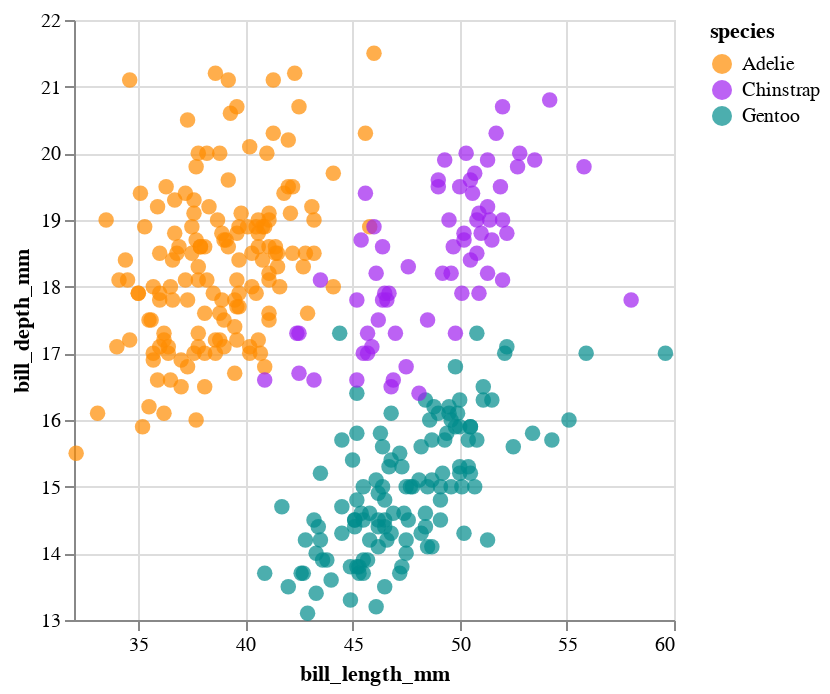

Notebook code cell kept with this figure:
### Code cell
#| label: fig-bill-penguins
#| fig-cap: "A scatter plot of bill dimensions for penguins, made with Altair."

alt.Chart(penguins).mark_circle(size=60).encode(
    alt.X('bill_length_mm',
        scale=alt.Scale(zero=False)
    ),
    alt.Y('bill_depth_mm',
        scale=alt.Scale(zero=False)
    ),
    color = alt.Color('species', scale = scale),
    tooltip=['species', 'sex', 'island']
)

### Figure 1 — Vega-Lite specification as saved in the notebook (floating-point values rounded to 4 significant figures; data arrays with more than 128 entries replaced by an {"elided": "..."} marker saying what was removed)
{"config": {"view": {"continuousWidth": 300, "continuousHeight": 300}}, "data": {"name": "data-13a4a4a1abc24bd65caa504098aad626"}, "mark": {"type": "circle", "size": 60}, "encoding": {"color": {"field": "species", "scale": {"domain": ["Adelie", "Chinstrap", "Gentoo"], "range": ["#FF8C00", "#A020F0", "#008B8B"]}, "type": "nominal"}, "tooltip": [{"field": "species", "type": "nominal"}, {"field": "sex", "type": "nominal"}, {"field": "island", "type": "nominal"}], "x": {"field": "bill_length_mm", "scale": {"zero": false}, "type": "quantitative"}, "y": {"field": "bill_depth_mm", "scale": {"zero": false}, "type": "quantitative"}}, "$schema": "https://vega.github.io/schema/vega-lite/v5.8.0.json", "datasets": {"data-13a4a4a1abc24bd65caa504098aad626": {"elided": "344 records"}}}
